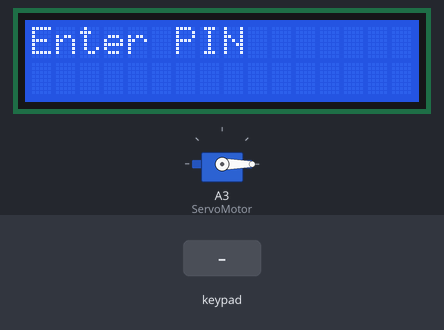
A sketch run on a simulated Arduino Uno, built with avr-gcc and run on an emulated ATmega328P. Shown: 16×2 character LCD, servo. The inputs (shaded band) are chosen by the test bench. What the sketch prints to the serial monitor is not drawn.

Above: at 1.2 s.
1.3 s: keypad keys 2 3 8 7 4 3 pressed 0.4 s apart
At 4.9 s:
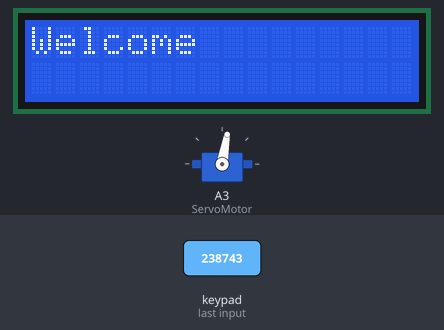
5.8 s: key 'A' pressed
At 8.57 s:
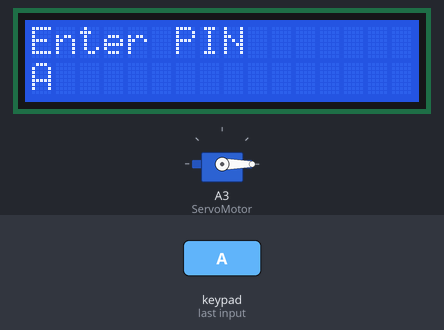
8.8 s: keypad keys 9 8 7 6 # pressed 0.4 s apart
At 12.8 s:
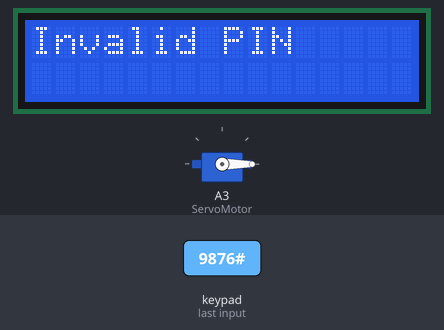
13.8 s: key 'B' pressed
At 14.8 s:
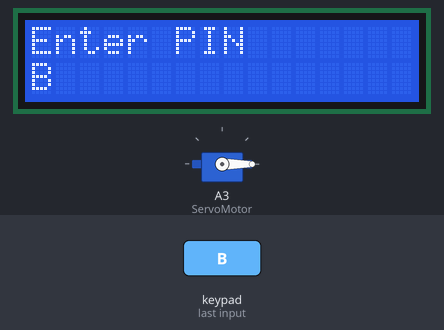
15.9 s: key 'C' pressed
At 17.1 s:
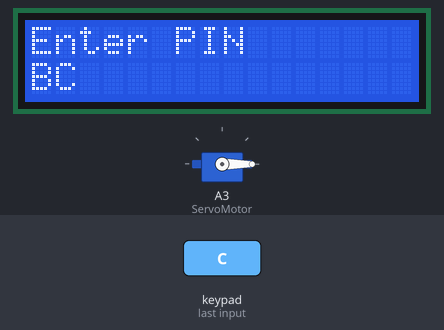
17.4 s: keypad keys 2 3 8 7 4 3 # pressed 0.4 s apart
At 23.9 s:
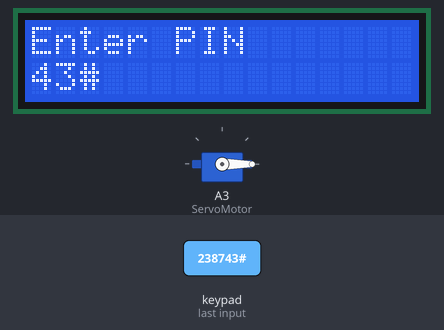
Timing chart, 0 to 24.2 s (numbered marks = the images above; inputs shaded):
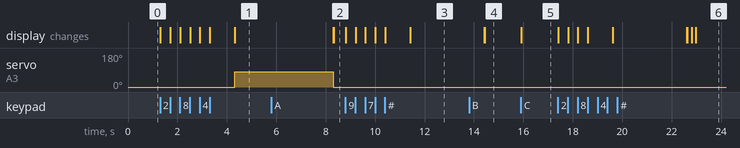

Measured:
- after the input at 1.3 s, servo on A3 (ServoMotor): 0° → 80° after 3.0 s; the display: first changes at once (image 1 shows a later state)
- after the input at 5.8 s, the display: first differs from a run without the input after 2.5 s (image 2)
- after the input at 8.8 s, the display: first changes at once (image 3 shows a later state)
- after the input at 13.8 s, the display: first differs from a run without the input after 0.64 s (image 4)
- after the input at 15.9 s, the display: changes at once (image 5)
- after the input at 17.4 s, the display: first changes at once (image 6 shows a later state)

The sketch:

UserVerificationSystem.ino
```cpp
#include <Servo.h>
#include <Keypad.h>
#include <LiquidCrystal.h>

#define codeLength 7

LiquidCrystal lcd(5, 4, 3, 2, A4, A5);
Servo ServoMotor;

byte keycount=0;
char Code[codeLength];
char PassW[codeLength]="238743";
//You can change the password

int position = 0;
int lcdflag = 0;
const byte ROWS = 4;
const byte COLS = 4;
char keys[ROWS][COLS] = {
{'1','2','3','A'},
{'4','5','6','B'},
{'7','8','9','C'},
{'*','0','#','D'}
};

byte rowPins[ROWS] = { A0, A1, 11, 10 };
byte colPins[COLS] = { 9, 8, 7, 6 };
Keypad keypad = Keypad( makeKeymap(keys), rowPins, colPins, ROWS, COLS );
int LCDCol = 0;
int LCDRow = 0;

void setup()
{
  Serial.begin(9600);
  lcd.begin(16, 2);
  lcd.setCursor(LCDCol, LCDRow);
  ServoMotor.attach(A3);
  ServoMotor.write(0);
 // LockedPosition(true);
  lcd.print("Enter PIN");
}

void loop(){
  char key = keypad.getKey();
  if(key){

    lcd.setCursor (LCDCol, 1);
    lcd.print(key);
    ++LCDCol;
   if(LCDCol==6) {
     delay(1000);
     LCDCol=0;
     lcd.clear();
     lcd.print("Enter PIN");
     lcd.setCursor(LCDCol, 1);
   }

    Code[keycount]=key;
    Serial.print(Code[keycount]);
    keycount++;
  }
  if(keycount==codeLength-1){
    Serial.println(" ");

    if(!strcmp(Code,PassW)){
      Serial.println("Correct");
      lcd.clear();
      lcd.print("Welcome");
      ServoMotor.write(80); //unlock
      delay(4000);
      lcd.clear();
      lcd.print("Enter PIN");
      ServoMotor.write(0); //lock

    }
       else{
         Serial.println("Incorrect");
         lcd.clear();
         lcd.print("Invalid PIN");
         delay(3000);
         lcd.clear();
         lcd.print("Enter PIN");
       }

    deleteCount();
  }

}

void deleteCount(){
  while(keycount !=0){
    Code[keycount--]=0;
  }
  return;
}
```
